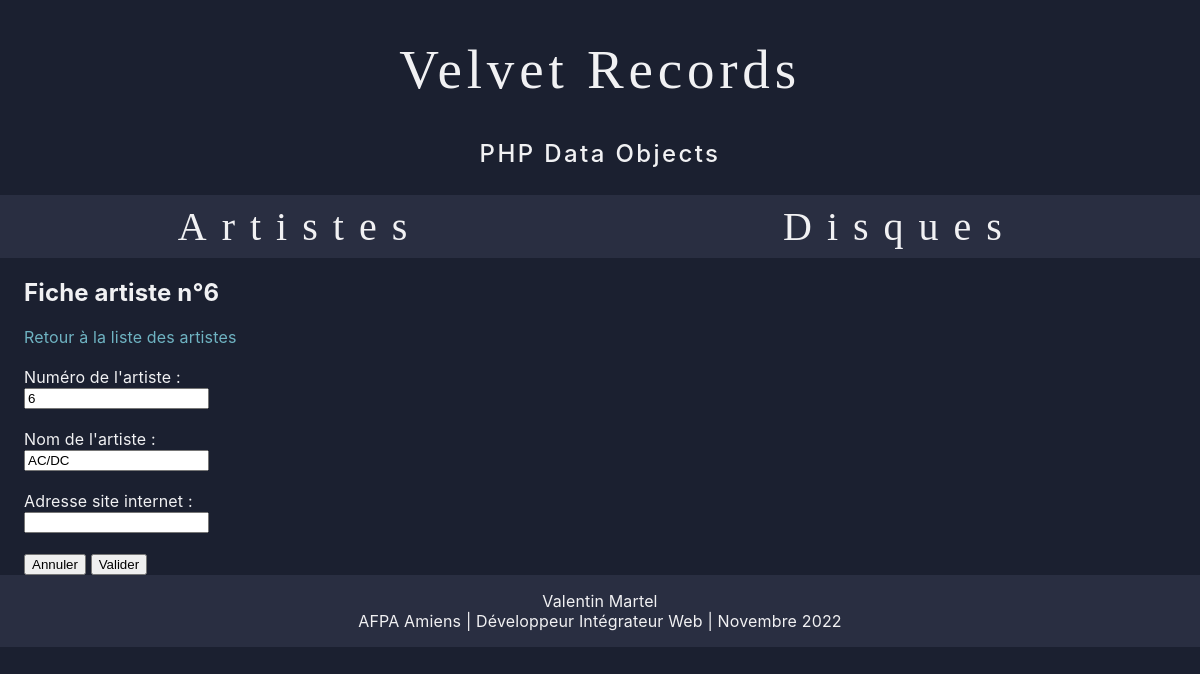
Before: /tab_artists/artist_form.php?id=6 with the older database file.
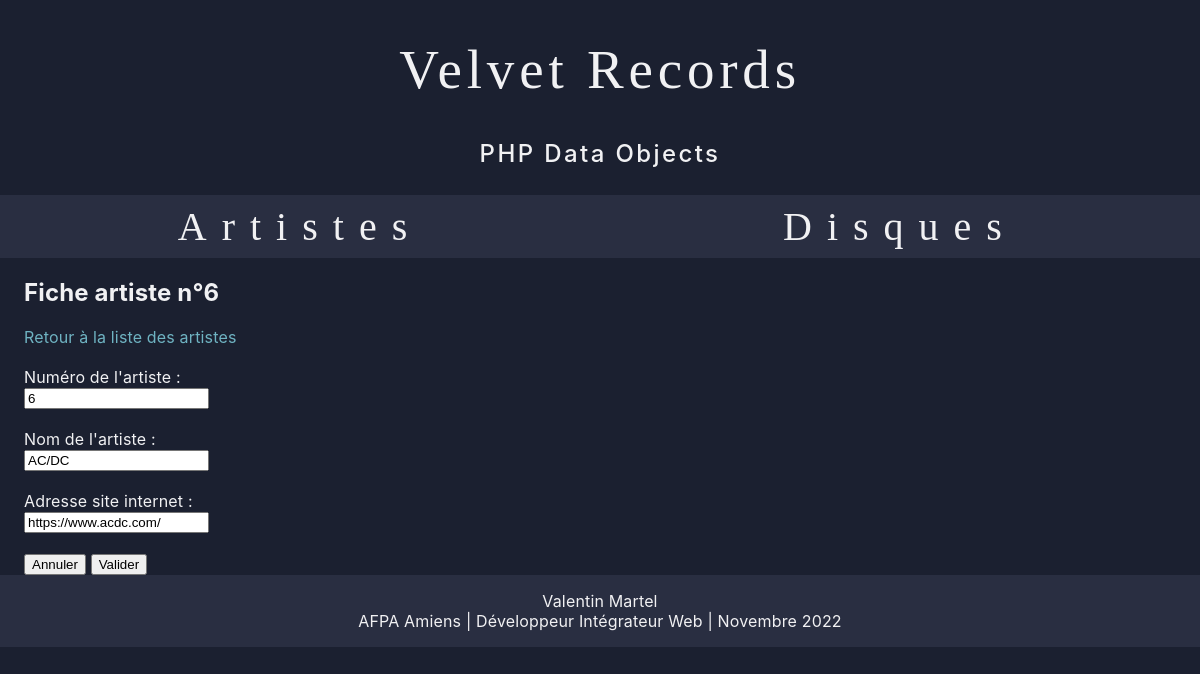
After: the same page with the newer database file.
### tables this page shows
CREATE TABLE artist (
	artist_id		INT PRIMARY KEY AUTO_INCREMENT,
	artist_name		VARCHAR(255),
	artist_url		VARCHAR(255),
	artist_picture	VARCHAR(255)
);

### tab_artists/artist_form.php (the view, shortened to what this page needs)
<?php
    $db = connexionBase();
    $requete = $db->prepare("SELECT * FROM artist WHERE artist_id=?");
    $requete->execute(array($_GET["id"]));
    $myArtist = $requete->fetch(PDO::FETCH_OBJ);
?>
<!DOCTYPE html>
<html lang="fr">
<head>
    <link rel="stylesheet" type="text/css" media="screen" href="/back/serveur/php/PDO/assets/css/pages_content.css">
</head>
<body>
    <?php include('../structure/header.php'); ?>
    <?php include('../structure/nav.php'); ?>
    <section class="container">
        <h1>Fiche artiste n°<?= $myArtist->artist_id; ?></h1>
        <a href="artists.php">Retour à la liste des artistes</a>
        <br>
        <br>
        <form action ="script_artist_modif.php" method="post">
            <label for="id_for_label">Numéro de l'artiste :</label><br>
            <input readonly name="id" value="<?= $myArtist->artist_id ?>">
            <br><br>
            <label for="nom_for_label">Nom de l'artiste :</label><br>
            <input type="text" name="nom" id="nom_for_label" value="<?= $myArtist->artist_name ?>">
            <br><br>
            <label for="url_for_label">Adresse site internet :</label><br>
            <input type="text" name="url" id="url_for_label" value="<?= $myArtist->artist_url ?>">
            <br><br>
            <input type="reset" value="Annuler">
            <input type="submit" value="Valider">
        </form>
    </section>
    <?php include('../structure/footer.php'); ?>
</body>
</html>

Changed rows visible on the page:
changed artist "AC/DC": url (not shown) → "https://www.acdc.com/"
